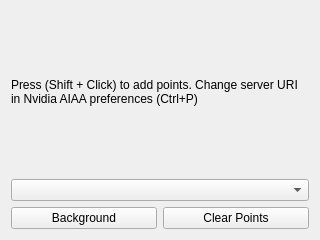
<?xml version="1.0" encoding="UTF-8"?>
<ui version="4.0">
  <class>NvidiaDeepgrowSegTool2DGUI</class>
  <widget class="QWidget" name="NvidiaDeepgrowSegTool2DGUI">
    <property name="geometry">
      <rect>
        <x>0</x>
        <y>0</y>
        <width>320</width>
        <height>240</height>
      </rect>
    </property>
    <property name="sizePolicy">
      <sizepolicy hsizetype="Preferred" vsizetype="Maximum">
        <horstretch>0</horstretch>
        <verstretch>0</verstretch>
      </sizepolicy>
    </property>
    <layout class="QVBoxLayout" name="verticalLayout">
      <item>
        <widget class="QLabel" name="label">
          <property name="text">
            <string>Press (Shift + Click) to add points. Change server URI in Nvidia AIAA preferences (Ctrl+P)</string>
          </property>
          <property name="wordWrap">
            <bool>true</bool>
          </property>
        </widget>
      </item>
      <item>
        <widget class="QComboBox" name="deepgrowCombo">
          <property name="toolTip">
            <string>Select Your Deepgrow Model</string>
          </property>
        </widget>
      </item>
      <item>
        <layout class="QGridLayout" name="serverSettings">
          <item row="0" column="0">
            <widget class="QPushButton" name="backgroundBtn">
              <property name="toolTip">
                <string>Switch between foreground/background to add points</string>
              </property>
              <property name="text">
                <string>Background</string>
              </property>
              <property name="checkable">
                <bool>true</bool>
              </property>
            </widget>
          </item>
          <item row="0" column="1">
            <widget class="QPushButton" name="clearPointsBtn">
              <property name="toolTip">
                <string>Click to Discard All Selected Points</string>
              </property>
              <property name="text">
                <string>Clear Points</string>
              </property>
            </widget>
          </item>
        </layout>
      </item>
    </layout>
  </widget>
  <resources />
  <connections />
</ui>
